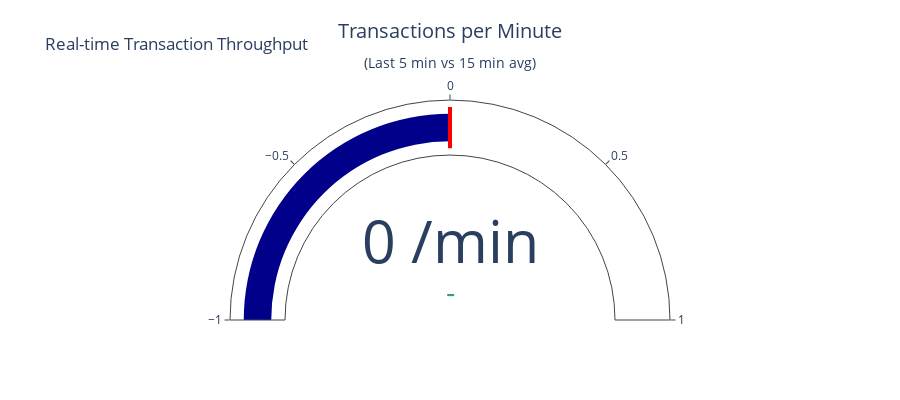

The notebook cell this image was saved under:
### Markdown cell above
### Realtime Transaction Gauge

### Code cell
realtime_transaction_gauge_query = "SELECT * FROM gold.analytics_realtime_transaction_monitoring"
realtime_transaction_gauge_df = fetch_data(realtime_transaction_gauge_query)

tpm = realtime_transaction_gauge_df['transactions_per_minute_5min'].iloc[0]
tpm_15 = realtime_transaction_gauge_df['transactions_per_minute_15min'].iloc[0]

fig = go.Figure(go.Indicator(
    mode="gauge+number+delta",
    value=tpm,
    delta={'reference': tpm_15, 'valueformat': '.2f'},
    title={
        'text': "Transactions per Minute<br><sub>(Last 5 min vs 15 min avg)</sub>"},
    number={'suffix': " /min"},
    gauge={
        'axis': {'range': [None, tpm * 2.5]},
        'bar': {'color': "darkblue"},
        'steps': [
            {'range': [0, tpm * 0.7], 'color': "lightgray"},
            {'range': [tpm * 0.7, tpm * 1.3], 'color': "lightgreen"},
            {'range': [tpm * 1.3, tpm * 2.5], 'color': "yellow"}
        ],
        'threshold': {
            'line': {'color': "red", 'width': 4},
            'thickness': 0.75,
            'value': tpm * 2
        }
    }
))

fig.update_layout(
    height=400, title_text="Real-time Transaction Throughput")

### Figure 1 — Plotly figure (JSON) as saved in the notebook; plotly's stock layout.template omitted (floating-point values rounded to 4 significant figures)
{"data": [{"delta": {"reference": 0, "valueformat": ".2f"}, "gauge": {"axis": {"range": [null, 0]}, "bar": {"color": "darkblue"}, "steps": [{"color": "lightgray", "range": [0, 0]}, {"color": "lightgreen", "range": [0, 0]}, {"color": "yellow", "range": [0, 0]}], "threshold": {"line": {"color": "red", "width": 4}, "thickness": 0.75, "value": 0}}, "mode": "gauge+number+delta", "number": {"suffix": " /min"}, "title": {"text": "Transactions per Minute<br><sub>(Last 5 min vs 15 min avg)</sub>"}, "type": "indicator", "value": 0}], "layout": {"height": 400, "title": {"text": "Real-time Transaction Throughput"}}}
